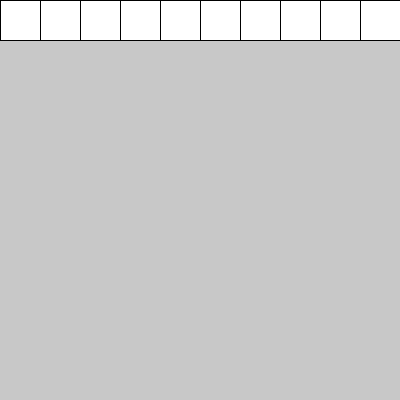
Frame 1 (no input)
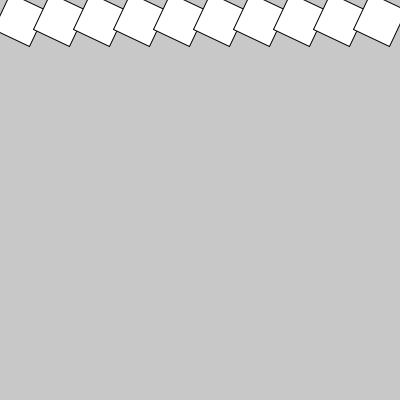
Frame 60 (the mouse pressed at the canvas centre just before this capture)
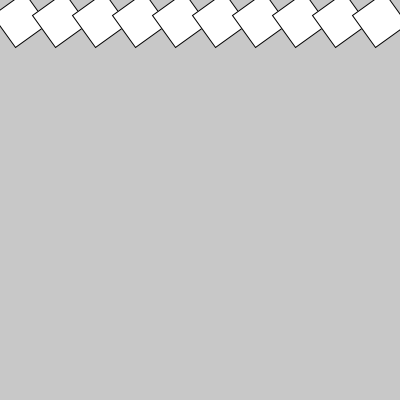
Frame 120 (the mouse held since frame 60 and released just before this capture)

The Processing sketch that drew these frames (run headless with seeded random() and noise(); from frame 60 on, the mouse is pressed at the canvas centre):

// Processing sketch: rotate_translate_individual_for
// ── rotate_translate_individual_for.pde
int rotacion = 0;
int cant = 10;
float tam;
void setup(){
  size(400, 400);
  tam = width/cant;
  rectMode(CENTER);
}

void draw(){
  background(200);
  for(int i=0; i< cant; i++){
    pushMatrix();//Guardar valores de rotate y translate
    translate(i * tam + tam/2, tam/2);
    rotate(radians(rotacion));
    fill(255);
    rect(0,0,tam,tam);
    popMatrix();//Recuperar valores de rotate y translate
  }
  
  rotacion+=5;
}

void mouseMoved(){

}
